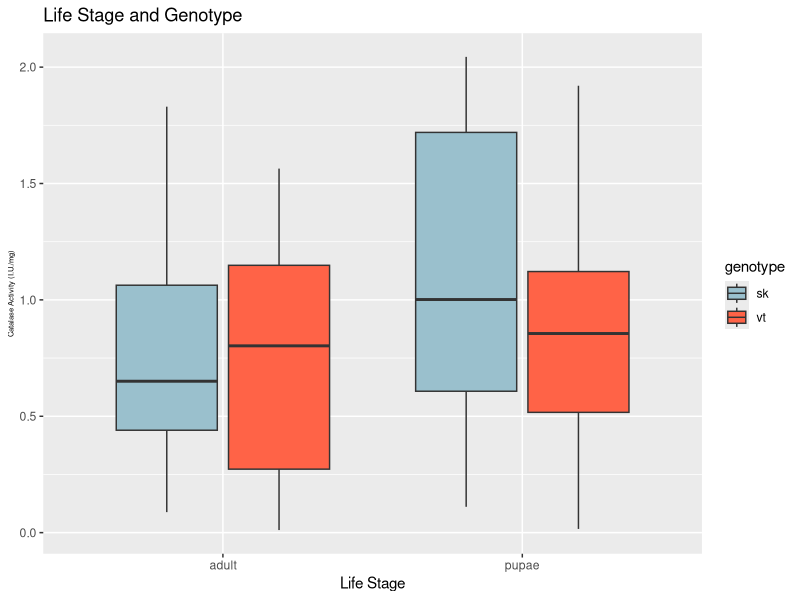
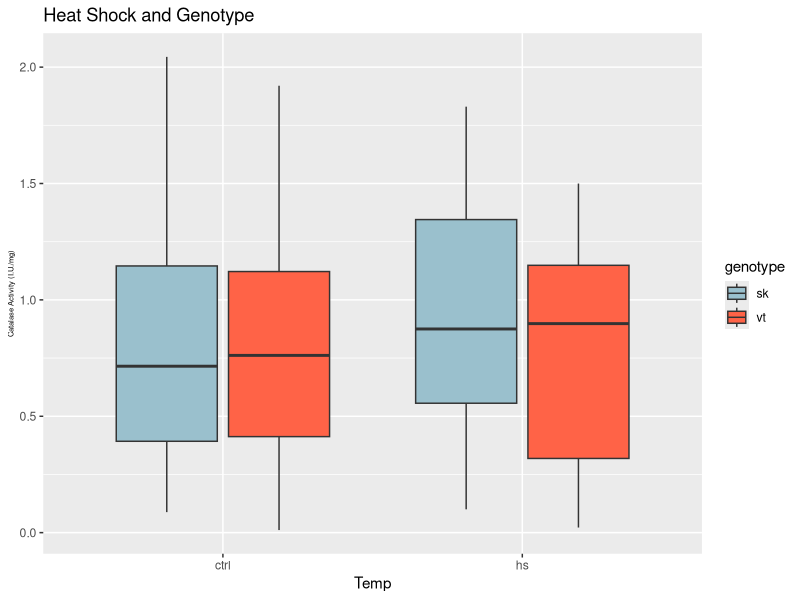
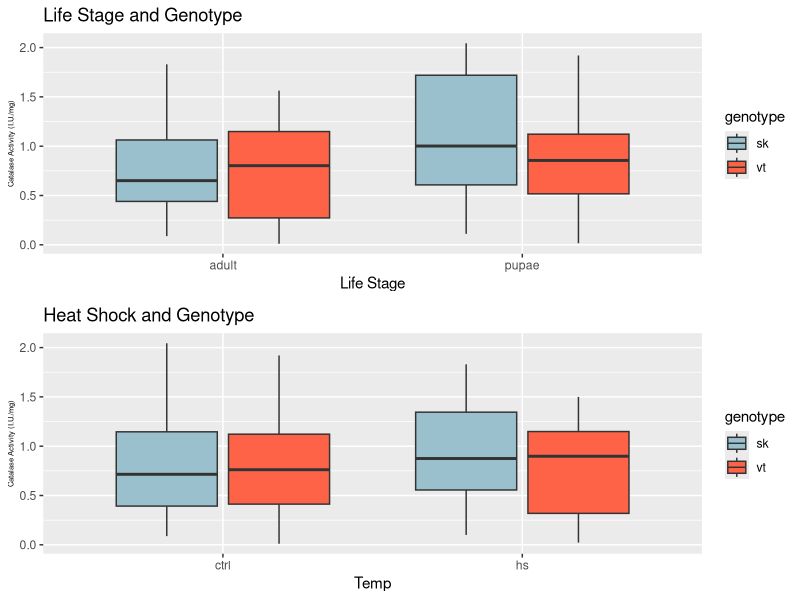

Generate these figures, in order, with R:
############################
# Sage Sularz
# Oxidative Stress in Dros. 
############################

## Outputs: Life stage boxplot & Temp boxplot 
getwd()
setwd("/Users/sagesularz/Desktop/School /Comp. Physiology/LabWork/comp_physiology/Lab3Oxidative Stress ")
#Library checkout
library(ggplot2)
library(dplyr)
library(tidyr)
library(gridExtra)

#call data
cat.data <- read.csv(file = "2024_catalase_activity.csv") 
head(cat.data)


#Run ANOVA
LifeStageanova <- aov(iu_mgfw ~ life_stage * genotype, data = cat.data)
summary(LifeStageanova)

sink("LifeStageanova.txt")  
print(LifeStageanova)       
sink()

Tempanova <- aov(iu_mgfw ~ temp * genotype, data = cat.data)
summary(Tempanova)

sink("Tempanova.txt")  
print(Tempanova)       
sink()    

# Create the boxplot
a1 <- ggplot(cat.data, aes(x=life_stage, y=iu_mgfw, fill=genotype)) +
  geom_boxplot() +
  labs(title="Life Stage and Genotype",
       x="Life Stage",
       y="Catalase Activity (I.U./mg)") +
  scale_fill_manual(values=c("sk"="lightblue3", "vt"="tomato")) +
  theme(axis.title.y = element_text(size = rel(0.5), angle = 90))
a1

a2 <- ggplot(cat.data, aes(x=temp, y=iu_mgfw, fill=genotype)) +
  geom_boxplot() +
  labs(title="Heat Shock and Genotype",
       x="Temp",
       y="Catalase Activity (I.U./mg)") +
  scale_fill_manual(values=c("sk"="lightblue3", "vt"="tomato")) +
  theme(axis.title.y = element_text(size = rel(0.5), angle = 90))
a2

OxStressBoxPlot <- grid.arrange(a1, a2, nrow = 2)

ggsave("OxStressBoxPlot.pdf", plot = OxStressBoxPlot) 
#path="/Users/sagesularz/Desktop/School /Comp. Physiology/comp_physio_lab/comp_physiology/")



